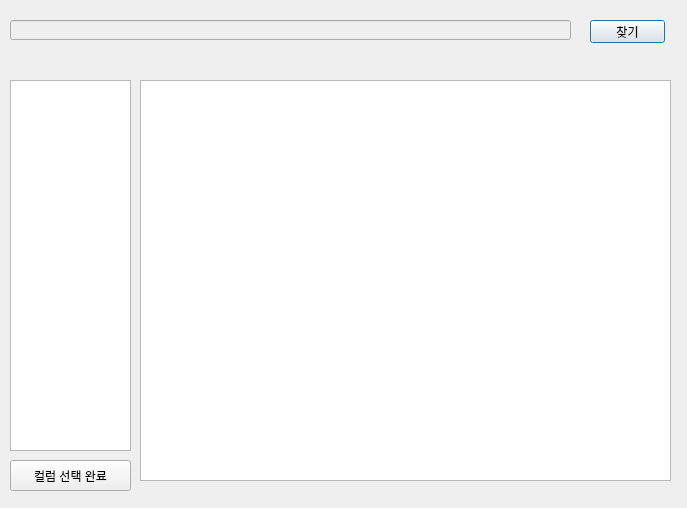
<?xml version="1.0" encoding="UTF-8"?>
<ui version="4.0">
 <class>Dialog</class>
 <widget class="QDialog" name="Dialog">
  <property name="geometry">
   <rect>
    <x>0</x>
    <y>0</y>
    <width>687</width>
    <height>508</height>
   </rect>
  </property>
  <property name="windowTitle">
   <string>Dialog</string>
  </property>
  <widget class="QLineEdit" name="lineEdit">
   <property name="enabled">
    <bool>false</bool>
   </property>
   <property name="geometry">
    <rect>
     <x>10</x>
     <y>20</y>
     <width>561</width>
     <height>20</height>
    </rect>
   </property>
  </widget>
  <widget class="QPushButton" name="pushButton">
   <property name="geometry">
    <rect>
     <x>590</x>
     <y>20</y>
     <width>75</width>
     <height>23</height>
    </rect>
   </property>
   <property name="text">
    <string>찾기</string>
   </property>
  </widget>
  <widget class="QTableWidget" name="tableWidget">
   <property name="geometry">
    <rect>
     <x>140</x>
     <y>80</y>
     <width>531</width>
     <height>401</height>
    </rect>
   </property>
  </widget>
  <widget class="QListWidget" name="listWidget">
   <property name="geometry">
    <rect>
     <x>10</x>
     <y>80</y>
     <width>121</width>
     <height>371</height>
    </rect>
   </property>
  </widget>
  <widget class="QPushButton" name="doneButton">
   <property name="geometry">
    <rect>
     <x>10</x>
     <y>460</y>
     <width>121</width>
     <height>31</height>
    </rect>
   </property>
   <property name="text">
    <string>컬럼 선택 완료</string>
   </property>
  </widget>
 </widget>
 <resources/>
 <connections/>
</ui>
